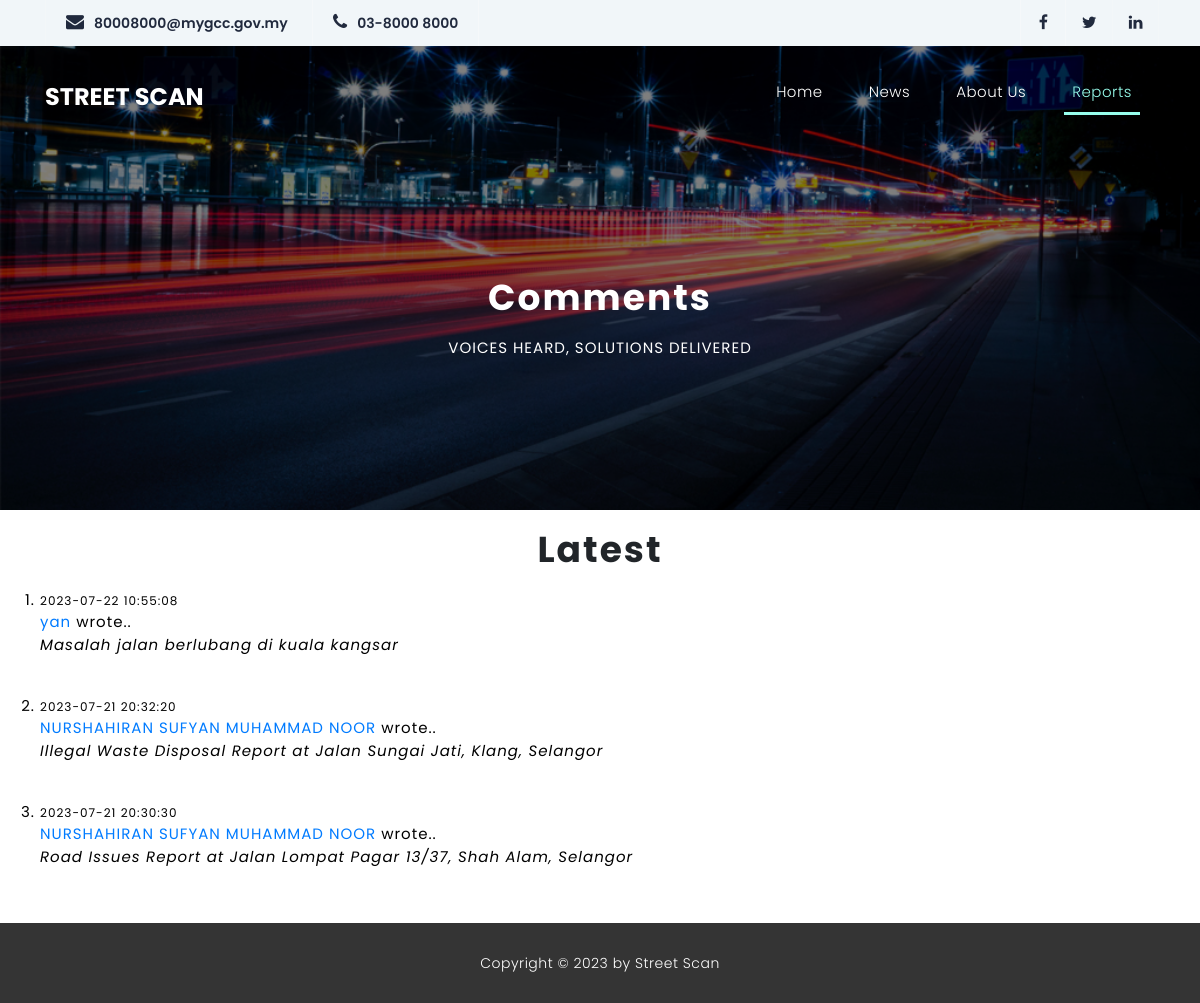
The page /view.php on the database its author committed.
### tables this page shows
CREATE TABLE `comments` (
  `id` int(11) NOT NULL,
  `name` varchar(255) NOT NULL,
  `email` varchar(255) NOT NULL,
  `ip_address` varchar(64) NOT NULL,
  `date` datetime NOT NULL DEFAULT current_timestamp(),
  `user_agent` varchar(256) NOT NULL,
  `comments` text NOT NULL
);

### view.php (the view, shortened to what this page needs)
<?php
require_once('db.php');
$query = "SELECT * FROM comments ORDER BY date DESC";
$result=mysqli_query($link,$query);
?>
<!DOCTYPE html>
<html lang="en">
<head>
    <link href="vendor/bootstrap/css/bootstrap.min.css" rel="stylesheet">
    <link rel="stylesheet" href="assets/css/fontawesome.css">
    <link rel="stylesheet" href="assets/css/style.css">
    <link rel="stylesheet" href="assets/css/owl.css">
</head>
<body>
    <div class="sub-header">
      <div class="container">
        <div class="row">
          <div class="col-md-8 col-xs-12">
            <ul class="left-info">
              <li><a href="https://www.moe.gov.my/hubungi-kami-sub/mygcc"><i class="fa fa-envelope"></i>80008000@mygcc.gov.my</a></li>
              <li><a href="#"><i class="fa fa-phone"></i>03-8000 8000</a></li>
            </ul>
          </div>
          <div class="col-md-4">
            <ul class="right-icons">
              <li><a href="https://www.facebook.com/MyGCCMalaysia/"><i class="fa fa-facebook"></i></a></li>
              <li><a href="https://www.instagram.com/mygccmalaysia/"><i class="fa fa-twitter"></i></a></li>
              <li><a href="https://www.linkedin.com/company/ccammalaysia"><i class="fa fa-linkedin"></i></a></li>
            </ul>
          </div>
        </div>
      </div>
    </div>
    <header class="">
      <nav class="navbar navbar-expand-lg">
        <div class="container">
          <a class="navbar-brand" href="index.php"><h2>Street Scan</h2></a>
          <div class="collapse navbar-collapse" id="navbarResponsive">
            <ul class="navbar-nav ml-auto">
              <li class="nav-item">
                <a class="nav-link" href="index.php">Home
                </a>
              </li>
              <li class="nav-item">
                <a class="nav-link" href="news.php">News</a>
              </li>
              <li class="nav-item">
                <a class="nav-link" href="about.php">About Us</a>
              </li>
              <li class="nav-item active">
                <a class="nav-link" href="view.php">Reports</a>
              </li>
            </ul>
          </div>
        </div>
      </nav>
    </header>
    <div class="page-heading header-text">
      <div class="container">
        <div class="row">
          <div class="col-md-12">
            <h1>Comments</h1>
            <span>Voices Heard, Solutions Delivered</span>
          </div>
        </div>
      </div>
    </div>
    <div class="content">
    <h1>Latest</h1>
    <ol>
      <?php foreach ($result as $row): ?>
          <li>
              <ul>
                  <li><small><?= $row['date'] ?></small></li>
                  <li><a href="mailto:<?= $row['email'] ?>">
                  <?= $row['name'] ?></a> wrote..<br />
                  <blockquote><em><?= $row['comments'] ?></em></blockquote></li>
              </ul><br />
          </li>
      <?php endforeach; ?>
    </ol>
    </div>
    <div class="sub-footer">
      <div class="container">
        <div class="row">
          <div class="col-md-12">
            <p>
                Copyright © 2023 by Street Scan
            </p>
          </div>
        </div>
      </div>
    </div>
</body>
</html>

### assets/css/style.css (style rules this page uses)
body { font-family: 'Poppins', sans-serif; overflow-x: hidden; text-rendering: optimizeLegibility; -webkit-font-smoothing: antialiased; -moz-osx-font-smoothing: grayscale; }
p { margin-bottom: 0px; font-size: 14px; color: #666666; line-height: 30px; }
a { text-decoration: none!important; }
ul { padding: 0; margin: 0; list-style: none; }
h1,h2,h3,h4,h5,h6 { margin: 0px; }
.sub-header { background-color: #F1F6F9; height: 46px; line-height: 46px; }
.sub-header ul li { display: inline-block; }
.sub-header ul.left-info li { border-left: 1px solid rgba(250,250,250,0.3); padding: 0px 20px; }
.sub-header ul.left-info li:last-child { border-right: 1px solid rgba(250,250,250,0.3); }
.sub-header ul.left-info li i { margin-right: 10px; font-size: 18px; }
.sub-header ul.left-info li a { color: #212A3E; font-size: 14px; font-weight: 600; }
.sub-header ul.right-icons { float: right; }
.sub-header ul.right-icons li { margin-right: -4px; width: 46px; display: inline-block; text-align: center; border-right: 1px solid rgba(250,250,250,0.3); }
.sub-header ul.right-icons li:first-child { border-left: 1px solid rgba(250,250,250,0.3); }
.sub-header ul.right-icons li a { color: #212A3E; transition: all 0.3s; }
header { position: absolute; z-index: 99999; width: 100%; background-color: transparent!important; height: 80px; -webkit-transition: all 0.3s ease-in-out 0s; -moz-transition: all 0.3s ease-in-out 0s; -o-transition: all 0.3s ease-in-out 0s; transition: all 0.3s ease-in-out 0s; }
header .navbar { padding: 20px 0px; }
.navbar .navbar-brand { float: left; margin-top: 12px; outline: none; }
.navbar .navbar-brand h2 { color: #fff; text-transform: uppercase; font-size: 24px; font-weight: 700; -webkit-transition: all .3s ease 0s; -moz-transition: all .3s ease 0s; -o-transition: all .3s ease 0s; transition: all .3s ease 0s; }
#navbarResponsive { z-index: 999; }
.navbar-collapse { text-align: center; }
.navbar .navbar-nav .nav-item { margin: 0px 15px; }
.navbar .navbar-nav a.nav-link { text-transform: capitalize; font-size: 15px; font-weight: 300; letter-spacing: 0.5px; color: #fff; transition: all 0.5s; margin-top: 5px; }
.navbar .navbar-nav .nav-link:hover, .navbar .navbar-nav .active>.nav-link, .navbar .navbar-nav .nav-link.active, .navbar .navbar-nav .nav-link.show, .navbar .navbar-nav .show>.nav-link { color: #97FEED; border-bottom: 3px solid #97FEED; }
*, *:before, *:after { -webkit-box-sizing: border-box; box-sizing: border-box; -webkit-font-smoothing: antialiased; -moz-osx-font-smoothing: grayscale; }
.page-heading { text-align: center; background-image: url(../images/Smart-roads.jpg); background-position: center center; background-repeat: no-repeat; background-size: cover; padding: 230px 0px 150px 0px; color: #fff; position: relative; }
.page-heading .container { position: relative; z-index: 2; }
.page-heading:before { content: ''; position: absolute; top: 0; left: 0; right: 0; bottom: 0; background-color: rgba(0,0,0,0.5); z-index: 1; }
.page-heading h1 { text-transform: capitalize; font-size: 36px; font-weight: 700; letter-spacing: 2px; margin-bottom: 18px; }
.page-heading span { font-size: 15px; text-transform: uppercase; letter-spacing: 1px; color: #fff; display: block; }
.content h1 { text-transform: capitalize; font-size: 36px; font-weight: 700; letter-spacing: 2px; margin-top: 18px; margin-bottom: 18px; text-align: center; }
.content ol { font-size: 15px; letter-spacing: 1px; color: #000; display: block; }
.sub-footer { background-color: #343434; text-align: center; padding: 25px 0px; }
.sub-footer p { color: #fff; font-weight: 300; letter-spacing: 0.5px; }

### rows shown on the page
comments: date "2023-07-22 10:55:08", name "yan", comments "Masalah jalan berlubang di kuala kangsar"
comments: date "2023-07-21 20:32:20", name "NURSHAHIRAN SUFYAN MUHAMMAD NOOR", comments "Illegal Waste Disposal Report at Jalan Sungai Jati, Klang, Selangor"
comments: date "2023-07-21 20:30:30", name "NURSHAHIRAN SUFYAN MUHAMMAD NOOR", comments "Road Issues Report at Jalan Lompat Pagar 13/37, Shah Alam, Selangor"
